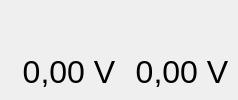
  <widget class="QDockWidget" name="dockVoltage">
   <property name="windowTitle">
    <string>Voltage</string>
   </property>
   <attribute name="dockWidgetArea">
    <number>2</number>
   </attribute>
   <widget class="QWidget" name="dockWidgetContents_4">
    <layout class="QGridLayout" name="gridLayout_3">
     <item row="0" column="0">
      <layout class="QVBoxLayout" name="verticalLayout_5">
       <item>
        <widget class="QwtPlot" name="qwtPlotVoltage1">
         <property name="maximumSize">
          <size>
           <width>200</width>
           <height>180</height>
          </size>
         </property>
         <property name="font">
          <font>
           <family>Verdana</family>
          </font>
         </property>
        </widget>
       </item>
       <item>
        <layout class="QHBoxLayout" name="horizontalLayout">
         <item>
          <widget class="QLabel" name="lblBattery1">
           <property name="text">
            <string/>
           </property>
           <property name="pixmap">
            <pixmap resource="../direcs.qrc">:/images/images/battery-missing.png</pixmap>
           </property>
           <property name="alignment">
            <set>Qt::AlignCenter</set>
           </property>
          </widget>
         </item>
         <item>
          <widget class="QLabel" name="lblVoltage1">
           <property name="font">
            <font>
             <pointsize>24</pointsize>
             <weight>50</weight>
             <bold>false</bold>
            </font>
           </property>
           <property name="frameShape">
            <enum>QFrame::NoFrame</enum>
           </property>
           <property name="frameShadow">
            <enum>QFrame::Raised</enum>
           </property>
           <property name="text">
            <string>0,00 V</string>
           </property>
           <property name="alignment">
            <set>Qt::AlignCenter</set>
           </property>
          </widget>
         </item>
        </layout>
       </item>
      </layout>
     </item>
     <item row="0" column="1">
      <layout class="QVBoxLayout" name="verticalLayout_6">
       <item>
        <widget class="QwtPlot" name="qwtPlotVoltage2">
         <property name="maximumSize">
          <size>
           <width>200</width>
           <height>180</height>
          </size>
         </property>
         <property name="font">
          <font>
           <family>Verdana</family>
          </font>
         </property>
        </widget>
       </item>
       <item>
        <layout class="QGridLayout" name="gridLayout_9">
         <item row="0" column="0">
          <widget class="QLabel" name="lblBattery2">
           <property name="text">
            <string/>
           </property>
           <property name="pixmap">
            <pixmap resource="../direcs.qrc">:/images/images/battery-missing.png</pixmap>
           </property>
           <property name="alignment">
            <set>Qt::AlignCenter</set>
           </property>
          </widget>
         </item>
         <item row="0" column="1">
          <widget class="QLabel" name="lblVoltage2">
           <property name="font">
            <font>
             <pointsize>24</pointsize>
             <weight>50</weight>
             <bold>false</bold>
            </font>
           </property>
           <property name="frameShape">
            <enum>QFrame::NoFrame</enum>
           </property>
           <property name="frameShadow">
            <enum>QFrame::Raised</enum>
           </property>
           <property name="text">
            <string>0,00 V</string>
           </property>
           <property name="alignment">
            <set>Qt::AlignCenter</set>
           </property>
          </widget>
         </item>
        </layout>
       </item>
      </layout>
     </item>
    </layout>
   </widget>
  </widget>
